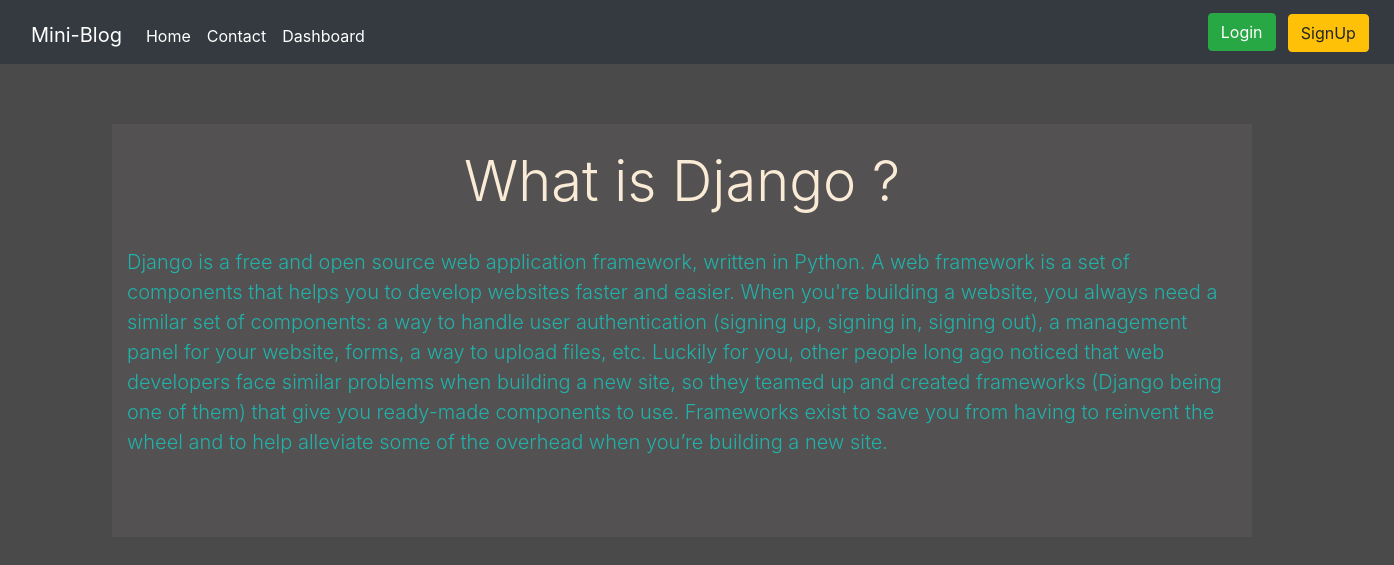
Screenshot of /Mini-Blog/dashboard/1/ with the database file from the repository.
### blog/models.py (models this page shows)
class Post(models.Model):
    title = models.CharField(max_length=100)
    desc = models.TextField(max_length=4000)
    created_at = models.DateTimeField(auto_now_add=True)
    created_by = models.ForeignKey(User,related_name='user',on_delete=models.CASCADE)
    def __str__(self):
        return self.title

### blog/views.py (the view)
# urls.py: path('dashboard/<int:id>/',views.detail_post,name='detail_post'),
def detail_post(request,id):
    posts = Post.objects.get(id=id)
    return render(request,'blog/detail_post.html',{'posts':posts})

### blog/templates/blog/detail_post.html
{% extends 'base.html' %}
{% load static %}
{% block content %}
    <div class="row">
        <div class="jumbotron jumbotron-fluid jumbo-color" style="margin-top: 60px;">
              <div class="container">
                <h4 class="display-4  text-center" style="margin-top: -40px;"> {{posts}} </h1><br>
                <p class="lead" style="color:lightseagreen;"> {{posts.desc}} </p>
              </div>
        </div>
    </div>
{% endblock %}

### blog/static/blog/css/style.css (style rules this page uses)
body { background-color : rgb(75,74,74); color : antiquewhite; }
.jumbo-color { background-color : rgb(83,81,81); }

### rows the page displays
Post: title "What is Django ?", desc "Django is a free and open source web application framework, written in Python. A web framework is a set of components that helps you to develop websites faster and easier. When you're building a website, you always need a similar set of components: a way to handle user authentication (signing up, signing in, signing out), a management panel for your website, forms, a way to upload files, etc. Luckily for you, other people long ago noticed that web developers face similar problems when building a new site, so they teamed up and created frameworks (Django being one of them) that give you ready-made components to use. Frameworks exist to save you from having to reinvent the wheel and to help…"
